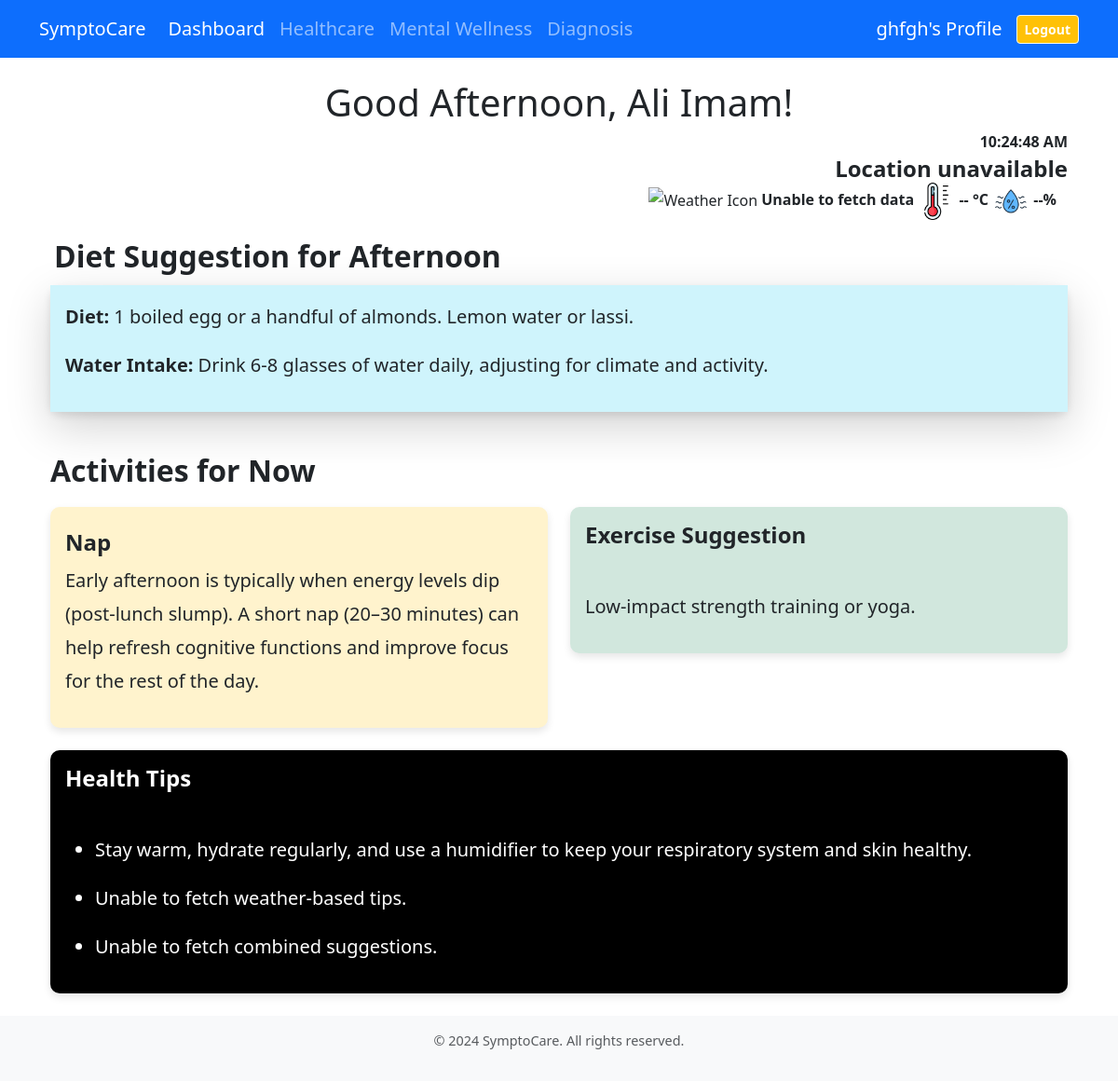
Screenshot of /dashbord/ (signed in) with the database file from the repository.
### dashbord/models.py (models this page shows, shortened)
class TimeBasedSuggestion(models.Model):
    TIME_PERIOD_CHOICES = [
        ('Morning', '6 AM - 10 AM'),
        ('Midday', '10 AM - 2 PM'),
        ('Afternoon', '2 PM - 6 PM'),
        ('Evening', '6 PM - 10 PM'),
        ('Night', '10 PM - 6 AM'),
    ]
    time_period = models.CharField(max_length=20, choices=TIME_PERIOD_CHOICES)
    bmi_category = models.ForeignKey(BMISuggestion, on_delete=models.CASCADE)
    diet_suggestion = models.TextField(help_text="Diet suggestions", blank=True)
    Exercise = models.CharField(max_length=150, help_text="Water intake suggestion", blank=True)
    disease = models.CharField(
        max_length=50,
        choices=[
            ('General', 'General'),
            ('Diabetes', 'Diabetes'),
            ('Heart Disease', 'Heart Disease'),
        ],
        help_text="Disease associated with this suggestion",
        default='General'
    )

class TimeBasedActivity(models.Model):
    ACTIVITY_CHOICES = [
        ('Deep Work', 'Deep Work'),
        ('Nap', 'Nap'),
        ('Sleep', 'Sleep'),
    ]
    time_period = models.CharField(
        max_length=20,
        choices=[
            ('Morning', '9 AM - 12 PM'),
            ('Afternoon', '1 PM - 3 PM'),
            ('Evening', '3 PM - 5 PM'),
            ('Night', '9 PM - 1 AM'),
        ],
        unique=True
    )
    activity_type = models.CharField(max_length=20, choices=ACTIVITY_CHOICES)
    suggestion_text = models.TextField()

### bmiInput/models.py (models this page shows, shortened)
class BMISuggestion(models.Model):
    CATEGORY_CHOICES = [
        ('Underweight', 'Underweight'),
        ('Normal', 'Normal'),
        ('Overweight', 'Overweight'),
        ('Obese', 'Obese')
    ]
    category = models.CharField(max_length=15, choices=CATEGORY_CHOICES, unique=True)
    diet_suggestion = models.TextField(default='No diet suggestion available')
    exercise_suggestion = models.TextField(default='No exercise suggestion available')
    water_intake_suggestion = models.TextField(default='No water intake suggestion available')
    sleep_suggestion = models.TextField(default='No sleep suggestion available')
    other_health_tips = models.TextField(blank=True, null=True)

### healthcare/models.py (models this page shows, shortened)
class SeasonalSuggestion(models.Model):
    season = models.ForeignKey(Season, on_delete=models.CASCADE, related_name="seasonal_suggestions")
    detailed_preventive_measures = models.TextField(help_text="Detailed suggestions for preventing seasonal diseases.")
    general_season_tips = models.CharField(max_length=255, help_text="Short tips for general health during the season.")
    additional_seasonal_advice = models.TextField(help_text="Additional health advice for this season.")

### dashbord/views.py (the view)
# urls.py: path('', views.dashbord,name="dashbord"),
@login_required
def dashbord(request):
    try:
        user_profile = UserProfile.objects.get(user=request.user)
    except UserProfile.DoesNotExist:
        return render(request, 'dashbord/dashbord.html', {'error': 'Profile not found'})
    height = user_profile.height_value
    weight = user_profile.weight_value
    disease_history = user_profile.disease_history or "General"
    bmi_category = calculate_bmi(height, weight)
    try:
        suggestion = BMISuggestion.objects.get(category=bmi_category)
    except BMISuggestion.DoesNotExist:
        suggestion = None
    other_health_tips = suggestion.other_health_tips if suggestion else "No additional tips available."
    current_season = get_current_season()
    seasonal_suggestions = SeasonalSuggestion.objects.filter(season__name=current_season)
    current_hour = timezone.localtime().hour
    if 5 <= current_hour < 11:
        current_time_period = "Morning"
    elif 11 <= current_hour < 13:
        current_time_period = "Midday"
    elif 13 <= current_hour < 18:
        current_time_period = "Afternoon"
    elif 17 <= current_hour < 20:
        current_time_period = "Evening"
    else:
        current_time_period = "Night"
    current_suggestion = TimeBasedSuggestion.objects.filter(
        bmi_category__category=bmi_category,
        disease=disease_history,
        time_period=current_time_period
    ).first()
    time_based_activities = TimeBasedActivity.objects.filter(
        time_period=current_time_period
    )
    if 5 <= current_hour < 12:
        greeting = "Good Morning"
    elif 12 <= current_hour < 17:
        greeting = "Good Afternoon"
    elif 17 <= current_hour < 20:
        greeting = "Good Evening"
    else:
        greeting = "Good Night"
    return render(request, 'dashbord/dashbord.html', {
        'suggestion': suggestion,
        'current_time_period': current_time_period,
        'current_suggestion': current_suggestion,
        'time_based_activities': time_based_activities,
        'greeting': greeting,
        'other_health_tips': other_health_tips,
        'seasonal_suggestions': seasonal_suggestions,
    })

### dashbord/views.py (called while the page is built)
def calculate_bmi(height, weight):
    bmi = weight / (height ** 2)
    if bmi < 18.5:
        return 'Underweight'
    elif 18.5 <= bmi < 24.9:
        return 'Normal'
    elif 25 <= bmi < 29.9:
        return 'Overweight'
    else:
        return 'Obese'

### healthcare/models.py (called while the page is built)
    def __str__(self):
        return self.name

### healthcare/views.py (called while the page is built)
def get_current_season():
    current_month = now().month
    current_season = None
    current_season = Season.objects.filter(
        start_month__lte=current_month,
        end_month__gte=current_month
    ).first()
    if not current_season:
        if current_month == 12:  # December
            current_season = Season.objects.filter(name="Winter").first()
        elif current_month == 1 or current_month == 2:  # January and February
            current_season = Season.objects.filter(name="Winter").first()
    return current_season

### templates/dashbord/dashbord.html (shortened to what this page needs)
{% extends 'common_codes/interface.html' %}
{% load static %}
{% block main %}
    <div class="container ">
        <h1 class="text-center my-1 fs-1">{{ greeting }}, {{ user.first_name }}!</h1>
        <div class="row justify-content-end">
            <div class="col-md-14 ms-5">
                <div class=" text-end">
                    <div class="card-body d-flex flex-column ">
                        <div>
                        <strong id="currentTime" class="fs-6">Loading...</strong>
                        <h5 class="card-title">
                            <strong><span id="cityName" class="fs-4">Loading...</span></strong>
                        </h5>
                        </div>
                        <div class="container-sm">
                        <p class=" fs-6">
                            <img id="weatherIcon" src="" alt="Weather Icon" class="resize-icon">
                            <strong><span id="weatherDescription">Loading...</span></strong>
                            <img src="{% static 'images/thermometer.jpg' %}" alt="Temperature Icon" class="mx-2 mx-sm-0 resize-icon">
                            <strong><span id="temperature">--</span> °C</strong>
                            <img src="{% static 'images/humidity.jpg' %}" alt="Humidity Icon" class="mx-2 mx-sm-0 resize-icon">
                            <strong><span id="humidity">--</span>%</strong>
                        </p>
                    </div>
                    </div>
                </div>
            </div>
        </div>
        <div class="row">
            <div class="col-md-14 fs-5">
                <h2 class="p-1 text-left"><b>Diet Suggestion for {{ current_time_period }} </b></h2>
                <div class="card mb-1">
                    <div class="card-body bg-info-subtle shadow-lg ">
                        {% if current_suggestion %}
                            <p><strong>Diet:</strong> {{ current_suggestion.diet_suggestion }}</p>
                            <p><strong>Water Intake:</strong> {{ suggestion.water_intake_suggestion }}</p>
                        {% else %}
                            <p>No diet suggestion available for this time period.</p>
                        {% endif %}
                    </div>
                </div>
            </div>
        </div>
        <h2 class="section-header fs-2">Activities for Now</h2>
        <div class="row">
            <div class="col-md-6 fs-5">
                <div class="card mb-4 bg-warning-subtle">
                    <div class="card-body">
                        {% for activity in time_based_activities %}
                            <h4 class="fw-bold">{{ activity.activity_type }}</h4>
                            <p>{{ activity.suggestion_text }}</p>
                        {% empty %}
                            <h5>Quote of the day:</h5>
                            <p>Balance is not something you find, it's something you create.</p>
                        {% endfor %}
                    </div>
                </div>
            </div>
            <div class="col-md-6 fs-5 ">
                <div class="card mb-4 bg-success-subtle">
                    <div class="card-body">
                        <h5 class="card-title fw-bold">Exercise Suggestion</h5>
                        <br>
                        <p>{{ current_suggestion.Exercise }}</p>
                    </div>
                </div>
            </div>
        </div>
        <div class="card mb-4 bg-black fs-5 text-white">
            <div class="card-body">
                <h5 class="card-title">Health Tips</h5>
                <br>
                <ul>
                    <li>
                        {% if seasonal_suggestions %}
                            {% for suggestion in seasonal_suggestions %}
                                <p>{{ suggestion.general_season_tips }}</p>
                                 {% endfor %}
                            {% else %}
                                <p>No seasonal health tips available for this season.</p>
                            {% endif %}
                        </li>
                <li><p id="weatherBasedTips">Loading tips...</p></li>
                <li><p id="combinedTips">Loading suggestions...</p></li>
                </ul>
            </div>
        </div>
    </div>
{% endblock main %}

### templates/common_codes/interface.html (shortened to what this page needs)
{% load static %}
<!DOCTYPE html>
<html lang="en">
    <head>
        <link href="https://cdn.jsdelivr.net/npm/bootstrap@5.3.2/dist/css/bootstrap.min.css" rel="stylesheet">
        <link href="https://cdnjs.cloudflare.com/ajax/libs/font-awesome/5.15.4/css/all.min.css" rel="stylesheet">
    </head>
    <body>
        <nav class="navbar navbar-expand-lg navbar-dark bg-primary fs-5">
            <div class="container">
                <a class="navbar-brand" href="{% url 'dashbord' %}">SymptoCare</a>
                <div class="collapse navbar-collapse" id="navbarNav">
                    <ul class="navbar-nav me-auto">
                        <li class="nav-item">
                            <a class="nav-link {% if request.path == '/dashbord/' %}active{% endif %}" href="{% url 'dashbord' %}">Dashboard</a>
                          </li>
                        <li class="nav-item">
                            <a class="nav-link {% if request.path == '/healthcare/' %}active{% endif %}" href="{% url 'healthcare' %}">Healthcare</a>
                        </li>
                        <li class="nav-item">
                            <a class="nav-link {% if request.path == '/dashbord/m/' %}active{% endif %}" href="{% url 'mindfullness' %}">Mental Wellness</a>
                        </li>
                        <li class="nav-item">
                            <a class="nav-link {% if request.path == '/assessments/' %}active{% endif %}" href="{% url 'risk-measure' %}">Diagnosis</a>
                        </li>
                    </ul>
                    <div class="d-flex align-items-center ms-3">
                        <a href="{% url 'viewp' %}" class="profile-link">
                            <span>{{ user.username }}'s Profile</span>
                        </a>
                        <a href="{% url 'logout' %}" class="btn btn-sm btn-light btn-logout bg-warning text-white"><strong>Logout</strong></a>
                    </div>
                </div>
            </div>
        </nav>
        <main class="container mt-4">{% block main %}{% endblock main %}</main>
        <footer class="footer mt-auto py-3">
            <div class="container">
                <p class="text-muted">© 2024 SymptoCare. All rights reserved.</p>
            </div>
        </footer>
    </body>
</html>

### templates/common_codes/interface.html (style rules this page uses)
body { transition: background-color 0.3s ease, color 0.3s ease; --bs-font-size-lg: 1.25rem; --bs-font-size-sm: 0.775rem; }
.footer { background-color: #f8f9fa; padding: 20px 0; text-align: center; }
.profile-link { display: flex; align-items: center; color: white; text-decoration: none; }
.btn-logout { margin-left: 15px; }

### templates/dashbord/dashbord.html (style rules this page uses)
.card { border: none; border-radius: 10px; box-shadow: 0 4px 8px rgba(0, 0, 0, 0.1); }
.card-title { font-size: 1.5rem; font-weight: bold; }
.card-body { line-height: 1.8; }
.section-header { margin-top: 40px; margin-bottom: 20px; font-size: 1.8rem; font-weight: bold; }
.footer { margin-top: 40px; text-align: center; font-size: 0.9rem; color: #6c757d; }
.resize-icon { height: 40px; width: auto; object-fit: contain; }

### rows the page displays
TimeBasedSuggestion: diet_suggestion "1 boiled egg or a handful of almonds. Lemon water or lassi.", Exercise "Low-impact strength training or yoga."
BMISuggestion: water_intake_suggestion "Drink 6-8 glasses of water daily, adjusting for climate and activity."
TimeBasedActivity: activity_type "Nap", suggestion_text "Early afternoon is typically when energy levels dip (post-lunch slump). A short nap (20–30 minutes) can help refresh cognitive functions and improve focus for the rest of the day."
SeasonalSuggestion: general_season_tips "Stay warm, hydrate regularly, and use a humidifier to keep your respiratory system and skin healthy."

### other values shown
{{ user.username }} "ghfgh"
{{ greeting }} "Good Afternoon"
{{ user.first_name }} "Ali Imam"
{{ current_time_period }} "Afternoon"
